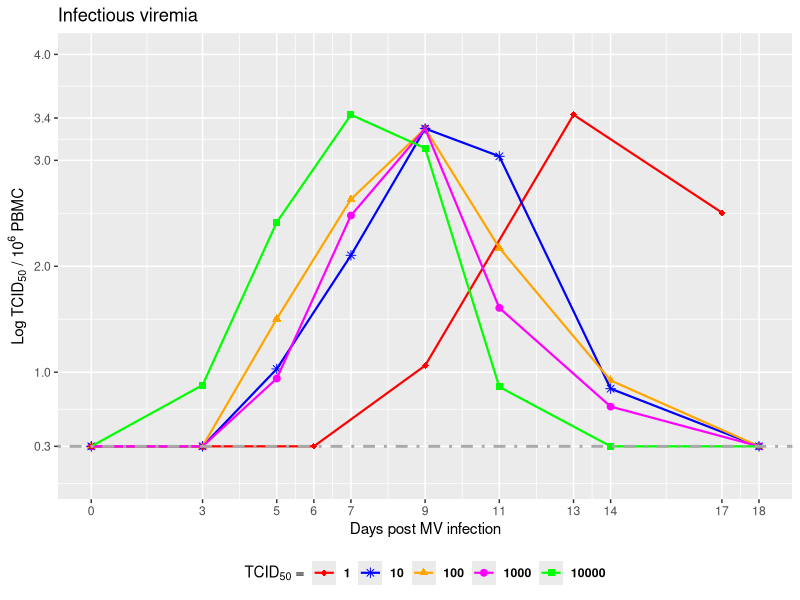
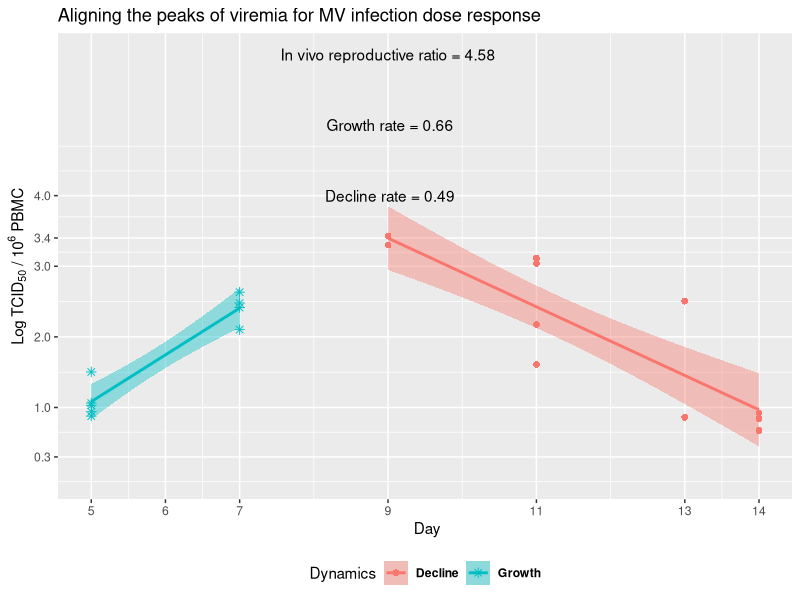

Write R code to recreate these figures, in order. (Note: this script raises an error after producing the figures.)
# Author: Amet J. N. Anelone
# Code for the interview for the position of Infectious Disease Modeler, vacancy reference  number 18889, James Cook University.
# Analysis of the dynamics of cell-associated viremia  following changes in measles infection doses
#Corresponding Journal article: Anelone, A.J. and Clapham, H.E., 2024. Measles Infection Dose Responses: Insights from Mathematical Modeling. Bulletin of Mathematical Biology, 86(7), p.85. DOI : 10.1007/s11538-024-01305-0
#cat(  "set-up") ##Set up
cat(" Set workingdirectory to source file location ")
setwd("~/Anet_MEV_NUS/mv_rcode")
library(ggplot2)
# Assign contrasting colors to improve data visualization, and individuals with color blindness.
# Each color corresponds to an infection dose TCID
custom_colors_TCID50 <- c( "red",   "blue", "orange","magenta"  , "green")
# cat("Get data") ##Get  data
data_MV1994 <- read.csv("datamv94.csv", header = TRUE, sep = ",") #  Read the file from current working directory
str(data_MV1994)
cat("Plot data") ##plot data
fig_data_MV1994 <-  ggplot( data = data_MV1994 ,  aes(x = day, y =  viremia,  color= as.factor(TCID50), fill=as.factor(TCID50),   group= as.factor(TCID50)) ) +
  geom_point( aes(  shape= as.factor(TCID50) ),  size=2 )+   
  scale_shape_manual( values=c( 18, 8,17,19,  15)) +
  scale_fill_manual(values= custom_colors_TCID50 ) +
  scale_color_manual(values= custom_colors_TCID50 ) +
  labs( shape = bquote(  TCID[50] ~ "="), fill = bquote(  TCID[50] ~ "="), color = bquote(  TCID[50] ~ "=") ) +
  #geom_ribbon(aes(ymin = X5., ymax = X95.), fill = "orange", alpha = 0.35) +
  geom_line(  size =0.75) + 
  #geom_point(data = data94,  aes(x = t, y = mes,   color=as.factor(TCID)),   size=2) +
  #geom_line(mapping = aes( y = si,m_ivl),linetype = "dashed",size=2, color = "blue") + 
  labs(x = "Days post MV infection", y =bquote(  "Log" ~  TCID[50] ~  "/" ~  10^6 ~  "PBMC"))+
  ggtitle("Infectious viremia ")  +
  #annotate(geom="text", x=25, y=4, label=mcqii, color="black")+
  theme(legend.position="bottom")   +
  #theme(legend.position = "none") 
  theme(legend.text = element_text(colour="black",  face="bold")) +
  geom_hline(yintercept = 0.3, linetype = "dotdash", color = "darkgray", size=1) +
  scale_x_continuous(  breaks=c(0,  3,  5,6,  7,  9, 11, 13, 14, 17, 18 ))+
  scale_y_continuous(limits = c(0,4),breaks=c(0.3,1,2,  3,3.4,  4 ))
#Analysis  ############################################
cat("Data analysis of measles viral growth and decay to study measles infection dose response")
data_MV1994_uncensored <- subset( data_MV1994,  data_MV1994$viremia >0.3   )# Consider detectable viremia, by removing  data at the limit of detection 0.3
day_peak_10e4 <- 7;day_peak_10e2 <- 9;day_peak_10e0 <- 13 # day of the peak viremia
data_MV1994_uncensored$aligned_peakdays <-      data_MV1994_uncensored$day
data_MV1994_uncensored$aligned_peakdays[which( data_MV1994_uncensored$TCID50 ==10^4)] <-  (day_peak_10e2 -day_peak_10e4)+    data_MV1994_uncensored$day[which( data_MV1994_uncensored$TCID50 ==10^4)] 
data_MV1994_uncensored$aligned_peakdays[which( data_MV1994_uncensored$TCID50 ==10^0)] <-  (day_peak_10e2 -day_peak_10e0)+    data_MV1994_uncensored$day[which( data_MV1994_uncensored$TCID50 ==10^0)] 
group_viremia <- data.frame(   viremia10e4 = data_MV1994_uncensored$viremia[which( data_MV1994_uncensored$TCID50 ==10^4)],    viremia10e3 = data_MV1994_uncensored$viremia[which( data_MV1994_uncensored$TCID50 ==10^3)],   viremia10e2 = data_MV1994_uncensored$viremia[which( data_MV1994_uncensored$TCID50 ==10^2)], viremia10e1 = data_MV1994_uncensored$viremia[which( data_MV1994_uncensored$TCID50 ==10^1)] )  
 cor( group_viremia) # Correlation matrix for the viremia of each infection dose
lm_MV_growth  <-lm( data_MV1994_uncensored$viremia[ which(data_MV1994_uncensored$aligned_peakdays < day_peak_10e2 )]  ~ data_MV1994_uncensored$aligned_peakdays[ which(data_MV1994_uncensored$aligned_peakdays < day_peak_10e2 )]  )  
MV_growth_slope <- summary(lm_MV_growth  )$coefficients[2, "Estimate"]
MV_growth_slope_standard_errors <- summary(lm_MV_growth  )$coefficients[2, "Std. Error"]
MV_growth_slope_pvalue <-   summary(lm_MV_growth  )$coefficients[2, 4]
lm_MV_decline <-lm( data_MV1994_uncensored$viremia[ which(data_MV1994_uncensored$aligned_peakdays >= day_peak_10e2 )]  ~ data_MV1994_uncensored$aligned_peakdays[ which(data_MV1994_uncensored$aligned_peakdays >= day_peak_10e2 )]  )  
MV_decline_slope <- summary(lm_MV_decline  )$coefficients[2, "Estimate"]
MV_decline_slope_standard_errors <- summary(lm_MV_decline  )$coefficients[2, "Std. Error"]
MV_decline_slope_pvalue <-   summary(lm_MV_decline  )$coefficients[2, 4]
data_MV1994_uncensored$dynamics  <- ifelse( data_MV1994_uncensored$aligned_peakdays < day_peak_10e2,"Growth","Decline")
tau <- 1 # day according to estimations in the literature
MV_reproductiveratio <- (1+ MV_growth_slope / abs(MV_decline_slope) )* exp (MV_growth_slope *tau) #Estimation of the within-host reproductive ratio for measles using the derivation in Ribeiro, R.M., Qin, L., Chavez, L.L., Li, D., Self, S.G. and Perelson, A.S., 2010. Estimation of the initial viral growth rate and basic reproductive number during acute HIV-1 infection. Journal of virology, 84(12), pp.6096-6102.
cat("Plot results") ##plot results
fig_results <-       ggplot( data = data_MV1994_uncensored,  aes(x = aligned_peakdays, y = viremia,  color= as.factor(dynamics), fill=as.factor(dynamics),   group=as.factor(dynamics) ) ) +
                     geom_point( aes(  shape=as.factor(dynamics) ),  size=2 )+           scale_shape_manual( values=c( 16,   8)) +
                     labs( shape = bquote( "Dynamics"), fill = bquote( "Dynamics"), color = bquote("Dynamics") ) +
                     labs(x = " Day", y =bquote(  "Log" ~  TCID[50] ~  "/" ~  10^6 ~  "PBMC"))+     ggtitle("Aligning the peaks of viremia for MV infection dose response ")  +
                     theme(legend.position="bottom")   +       theme(legend.text = element_text(colour="black",  face="bold")) +
                     scale_y_continuous(limits = c(0,6), breaks=c(0.3,1,2,  3,3.4,  4 ))+      scale_x_continuous(  breaks=c(  5,6,  7,  9, 11, 13, 14 ))+
                     geom_smooth( method = "lm", se = TRUE) +
                     annotate("text", x = 9, y =5,  label = paste(" Growth rate =", round(MV_growth_slope, 2)),)+  annotate("text", x = 9, y =4,  label = paste(" Decline rate =", round(abs(MV_decline_slope), 2)),)+   annotate("text", x = 9, y =6,  label = paste("In vivo reproductive ratio =", round( MV_reproductiveratio, 2)),)
save_plot("f_data_MV1994_JCU.pdf",  fig_results  )